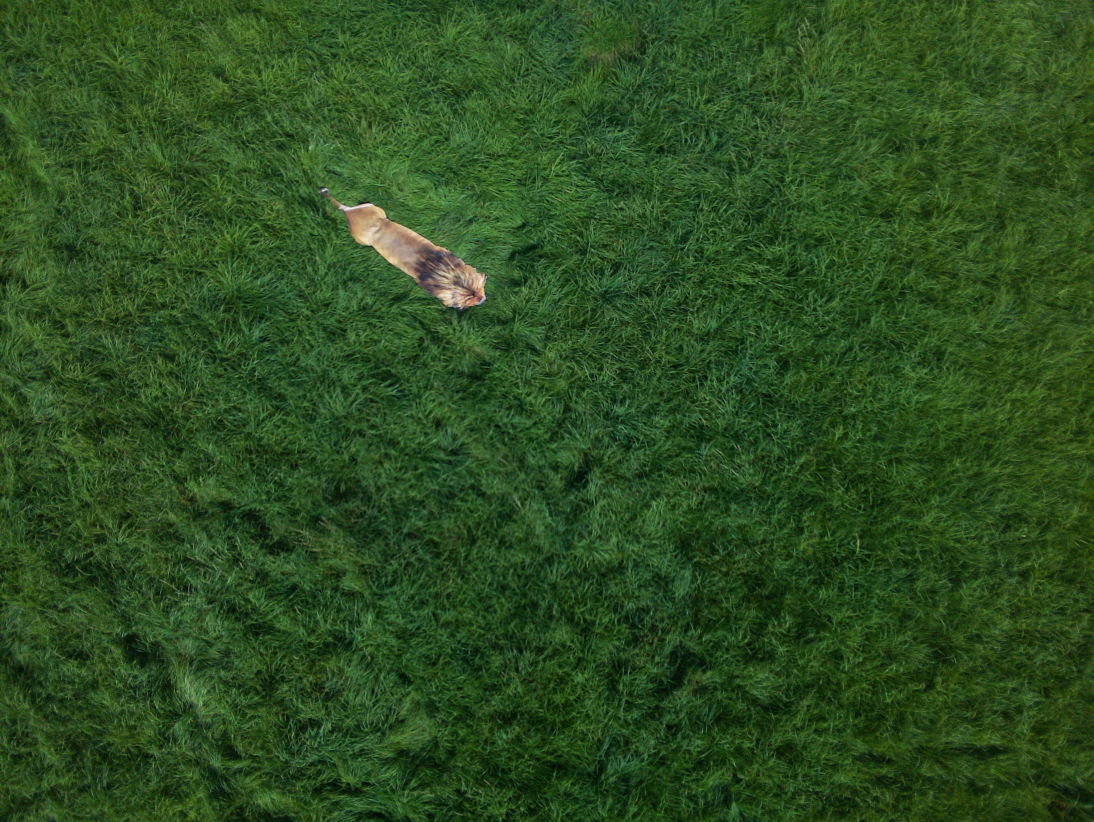
#> input picture python/images/capture_5/img_1.jpg, 3280 x 2464 px, found by its file name (shown at 1/3 size)
$ python main.py
#> lines starting #> are read from the running program, lines starting #| are printed output that depends on the picture; after the words box and inside, x2 and y2 are one past the last pixel; in counts of white or black regions, pixels touching at a corner belong together
### python/src/vision.py
import cv2
from matplotlib.pyplot import draw
import numpy as np
import os

path = "python/images/"


class Vision:

    def __init__(self, original_image="img/original_field.jpg"):
        self.original_image = original_image
        self.img = None

    def get_img(self):
        return self.img

    def load_image(self) -> None:
        self.img = cv2.imread(os.path.join(path, "capture_5/img_1.jpg"))
#> self.img is the input picture: shape (2464, 3280, 3); mean B, G, R 32.5, 77.2, 44.4
        if self.img is None:
            print("Error: Image not found.")

    def show_image(self, img: np.array) -> None:
        if img is None:
            print("Error: No image to display.")
            return

        # Detect shape
        if img.ndim == 2:  # Grayscale
            height, width = img.shape
        elif img.ndim == 3:  # Color
            height, width, _ = img.shape
        else:
            print("Error: Unsupported image shape.")
            return

        # Resize if larger than Full HD
        if height > 1080 and width > 1920:
            img = cv2.resize(img, (width // 4, height // 4))

        cv2.imshow("Image", img)
        cv2.waitKey(0)
        cv2.destroyAllWindows()

    # [91 lines left out: functions make_empty_image, draw_penis, save_color_channels, save_upper_half, save_hsv_image, brightest_pixel and 4 more, not called in this run]

    def get_binary_mask(self) -> np.array:
        if self.img is None:
            print("Error: No image provided.")
            return None

        hsv = cv2.cvtColor(self.img, cv2.COLOR_BGR2HSV)
#> hsv: shape (2464, 3280, 3); mean H, S, V 52.7, 154.1, 77.4

        # Everything except green hues (90–130) and low saturation
        lower_green = np.array([35, 40, 40])  # Hue ~35–85 for green
        upper_green = np.array([85, 255, 255])

        # Mask the green
        green_mask = cv2.inRange(hsv, lower_green, upper_green)
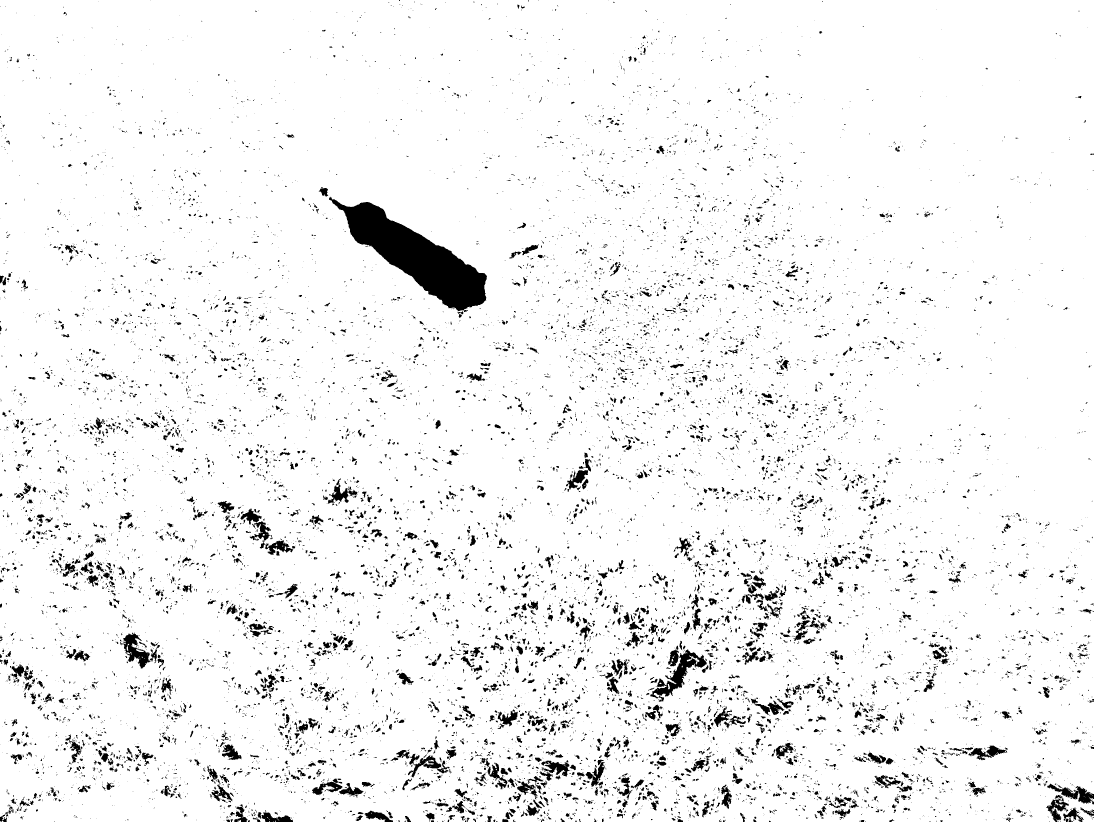
#> green_mask: shape (2464, 3280) (shown at 1/3 size); 95% white; 13814 black regions (10703 under 20 px), largest, box (x1, y1, x2, y2) and area: (987, 590, 1461, 934) 57171, (1950, 1950, 2120, 2095) 6633, (360, 1897, 450, 2006) 3810

        # Invert mask to keep everything except green
        non_green_mask = cv2.bitwise_not(green_mask)

        # Apply mask to original image
        filtered = cv2.bitwise_and(self.img, self.img, mask=non_green_mask)

        # Combine masks
        # mask = cv2.bitwise_or(mask1, mask2)

        gauss_filter = cv2.GaussianBlur(non_green_mask, (5, 5), 0)
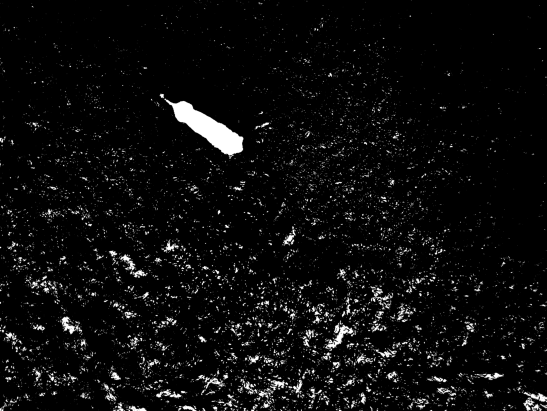
#> gauss_filter: shape (2464, 3280) (shown at 1/6 size); min 0, max 255, mean 12.6
        # [4 lines of commented-out code are left out]
        animal_shapes = cv2.bitwise_and(hsv, hsv, mask=non_green_mask)
#> animal_shapes: shape (2464, 3280, 3); mean H, S, V 2.6, 8.4, 2.5

        # h, s, v = cv2.split(hsv_img)
        cv2.imwrite(os.path.join(path, "[1.6.8]Filteren_animals.png"), filtered)
        # _, binary_img = cv2.threshold(s, 0, 200, cv2.THRESH_BINARY)
        self.show_image(non_green_mask)
        self.show_image(gauss_filter)
        # Calculate moments
        return gauss_filter

    def find_contours(self, binary_mask: np.ndarray) -> np.ndarray:
        if binary_mask is None:
            print("Error: No binary mask provided.")
            return []

        # Ensure single-channel uint8
        if binary_mask.ndim == 3:
            binary_mask = cv2.cvtColor(binary_mask, cv2.COLOR_BGR2GRAY)
        if binary_mask.dtype != np.uint8:
            binary_mask = (binary_mask > 0).astype(np.uint8) * 255

        # Detect edges
        edges = cv2.Canny(binary_mask, 100, 200)
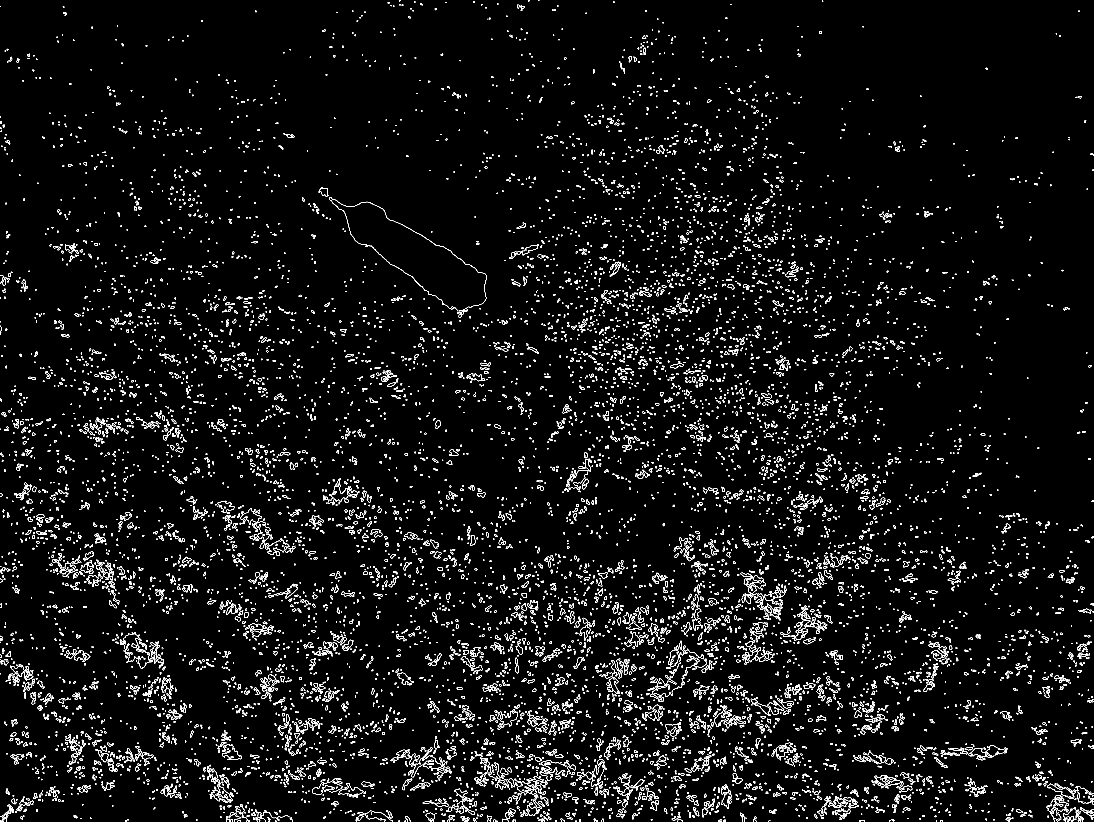
#> edges: shape (2464, 3280) (shown at 1/3 size); 3.1% white in thin lines or dots
        if not np.any(edges):
            print("No edges found.")
            return edges

        cnts_info = cv2.findContours(edges, cv2.RETR_EXTERNAL, cv2.CHAIN_APPROX_SIMPLE)
#> cnts_info = 10469 contours, 7616 with area under 20; largest, box (x1, y1, x2, y2) and area: (1950, 1946, 2120, 2106) 7298, (1188, 2248, 1336, 2332) 2786, (796, 1620, 886, 1664) 1820, (1493, 2127, 1553, 2179) 1378, (634, 2337, 698, 2405) 1304
        contours = cnts_info[0] if len(cnts_info) == 2 else cnts_info[1]
#> contours has the same summary as cnts_info

        # Nothing found?
        if not contours:
            print("No contours found.")
            self.show_image(self.img if self.img is not None else edges)
            return edges

        # OPTIONAL: ignore tiny specks
        min_area = 200  # tweak or set to 0 to disable
        contours = [c for c in contours if cv2.contourArea(c) >= min_area]
#> contours = 159 contours; largest, box (x1, y1, x2, y2) and area: (1950, 1946, 2120, 2106) 7298, (1188, 2248, 1336, 2332) 2786, (796, 1620, 886, 1664) 1820, (1493, 2127, 1553, 2179) 1378, (634, 2337, 698, 2405) 1304

        if not contours:
            print("No contours above min_area.")
            self.show_image(self.img if self.img is not None else edges)
            return edges

        # Keep only the largest N contours
        top_k = 4  # change to 3, 5, ... if you want more
        contours = sorted(contours, key=cv2.contourArea, reverse=True)[:top_k]
#> contours = 4 contours; box (x1, y1, x2, y2) and area: (1950, 1946, 2120, 2106) 7298, (1188, 2248, 1336, 2332) 2786, (796, 1620, 886, 1664) 1820, (1493, 2127, 1553, 2179) 1378

        # Draw on a copy of the original image
        vis = (
            self.img.copy()
            if self.img is not None
            else cv2.cvtColor(edges, cv2.COLOR_GRAY2BGR)
        )
        cv2.drawContours(vis, contours, -1, (0, 0, 255), 5)

        self.show_image(vis)
#> in show_image (call 3), `img = cv2.resize(img, (width // 4, height // 4))`:
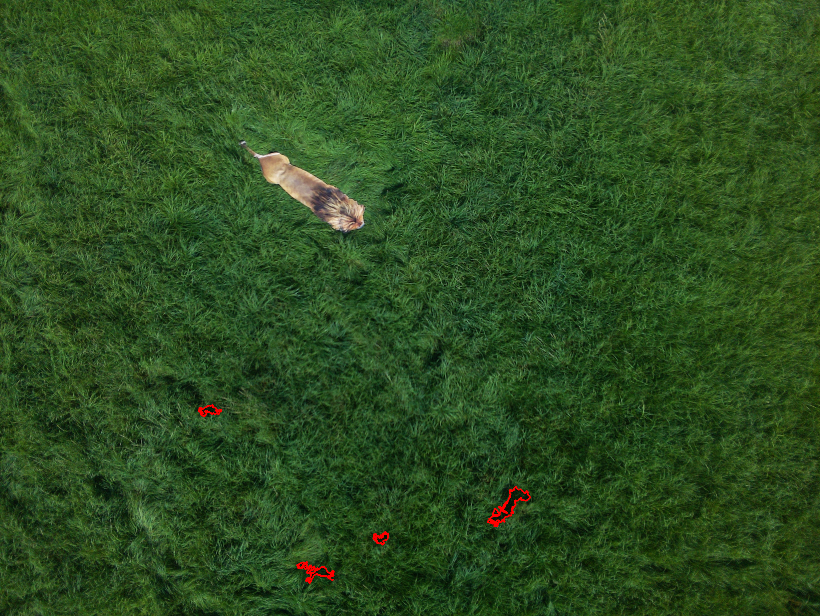
#> img: shape (616, 820, 3); mean of channels 0, 1, 2 32.6, 77.3, 45; drawn as B, G, R
        return edges

    # [32 lines left out: functions hu_moments, print_hsv_values, not called in this run]

### python/main.py
import cv2
from matplotlib.pyplot import draw
import numpy as np
from src.plotter import Plotter
from src.vision import Vision


# [22 lines left out: function show_hsv_picker, not called in this run]


def main():

    vision = Vision()
    vision.load_image()
    # [12 lines of commented-out code are left out]
    vision.find_contours(vision.get_binary_mask())
    # show_hsv_picker(vision.get_img())


if __name__ == "__main__":
    main()

$ run again, with python/images/capture_5/img_0.jpg copied over python/images/capture_5/img_1.jpg
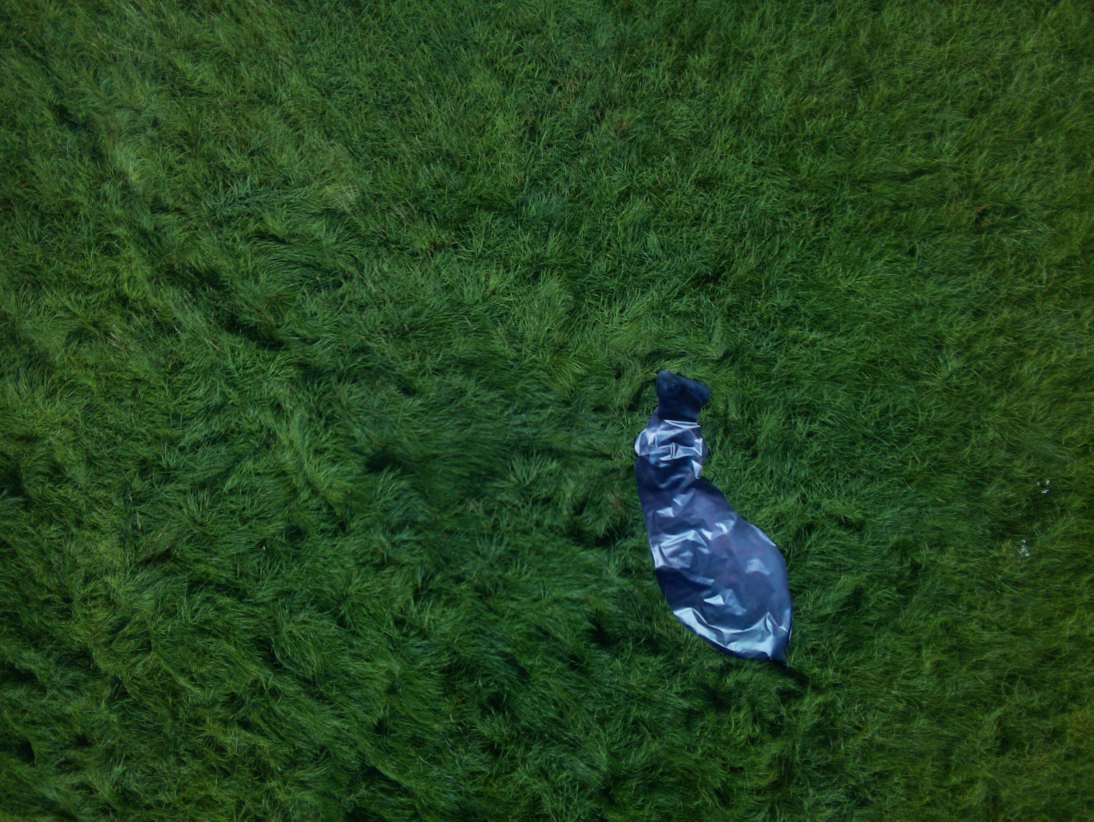
#> input picture python/images/capture_5/img_0.jpg, 3280 x 2464 px, found by its file name (shown at 1/3 size)
#> in load_image, self.img is the input picture: shape (2464, 3280, 3); mean B, G, R 31.5, 68.5, 36.5
#> hsv: shape (2464, 3280, 3); mean H, S, V 56.8, 155.2, 69.7
#> in get_binary_mask, `green_mask = cv2.inRange(hsv, lower_green, upper_green)`:
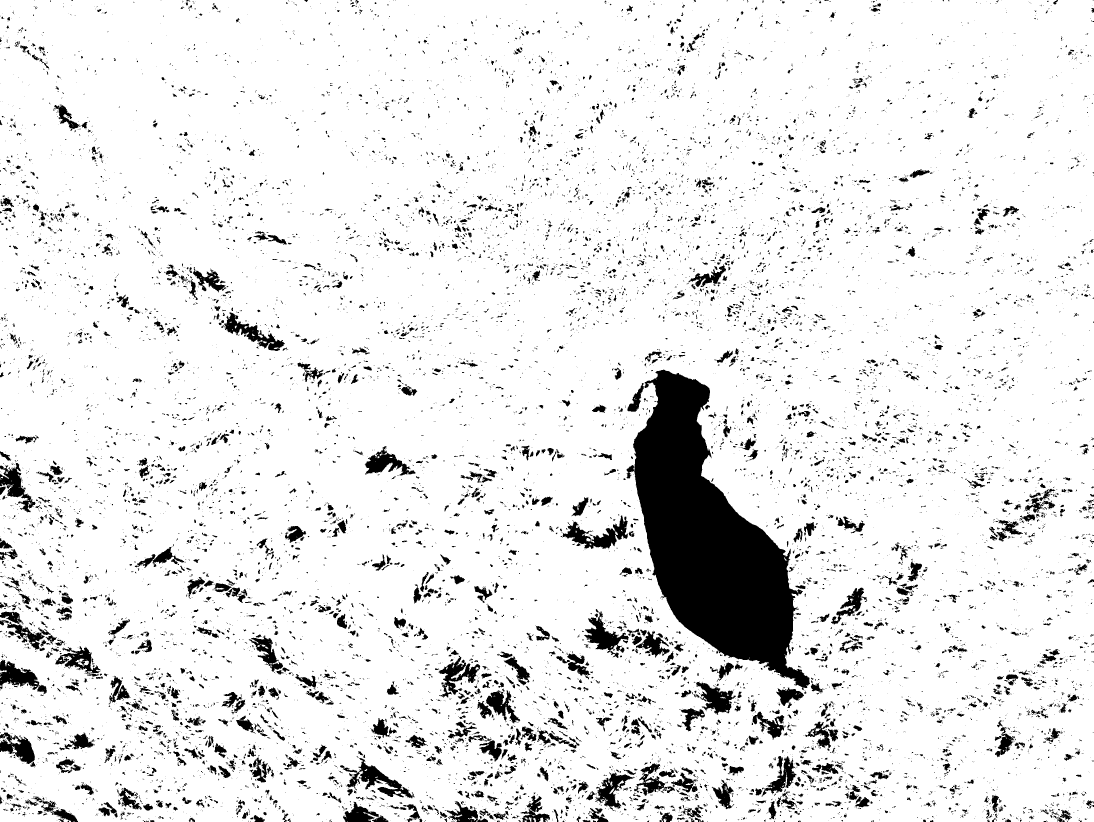
#> green_mask: shape (2464, 3280) (shown at 1/3 size); 90.8% white; 14338 black regions (10961 under 20 px), largest, box (x1, y1, x2, y2) and area: (1879, 1109, 2430, 2072) 240351, (1682, 1546, 1884, 1647) 7511, (1028, 2274, 1244, 2395) 7204
#> animal_shapes: shape (2464, 3280, 3); mean H, S, V 6.9, 16.1, 5.6
#> edges: shape (2464, 3280); 3.6% white in thin lines or dots
#> cnts_info = 10762 contours, 7573 with area under 20; largest, box (x1, y1, x2, y2) and area: (1094, 1337, 1247, 1428) 5558, (746, 1906, 849, 2016) 3956, (404, 1640, 552, 1705) 2731, (1702, 1961, 1771, 2038) 2286, (326, 2027, 393, 2108) 2227
#> in find_contours, `contours = cnts_info[0] if len(cnts_info) == 2 else cnts_info[1]`: contours has the same summary as cnts_info
#> in find_contours, `contours = [c for c in contours if cv2.contourArea(c) >= min_area]`: contours = 222 contours; largest, box (x1, y1, x2, y2) and area: (1094, 1337, 1247, 1428) 5558, (746, 1906, 849, 2016) 3956, (404, 1640, 552, 1705) 2731, (1702, 1961, 1771, 2038) 2286, (326, 2027, 393, 2108) 2227
#> in find_contours, `contours = sorted(contours, key=cv2.contourArea, reverse=True)[:top_k]`: contours = 4 contours; box (x1, y1, x2, y2) and area: (1094, 1337, 1247, 1428) 5558, (746, 1906, 849, 2016) 3956, (404, 1640, 552, 1705) 2731, (1702, 1961, 1771, 2038) 2286
#> in show_image (call 3), `img = cv2.resize(img, (width // 4, height // 4))`:
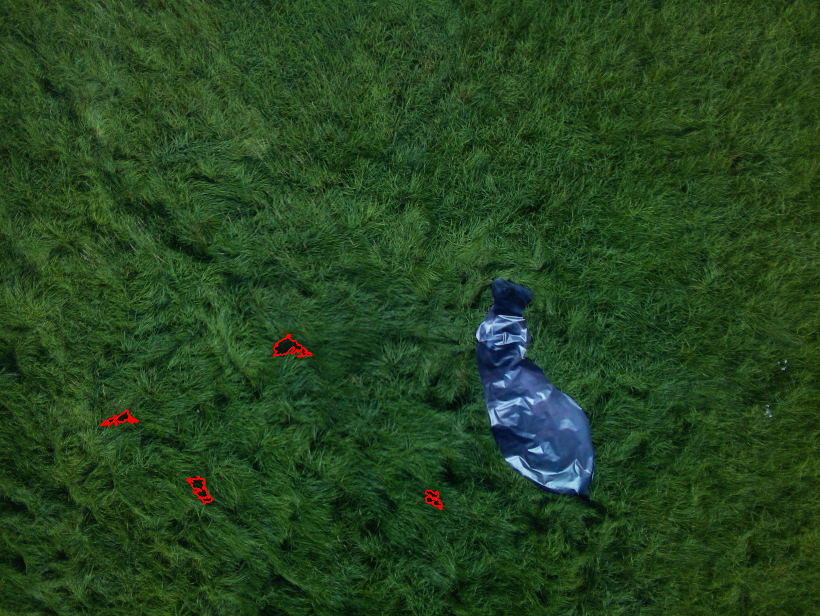
#> img: shape (616, 820, 3); mean of channels 0, 1, 2 31.6, 68.6, 37; drawn as B, G, R
